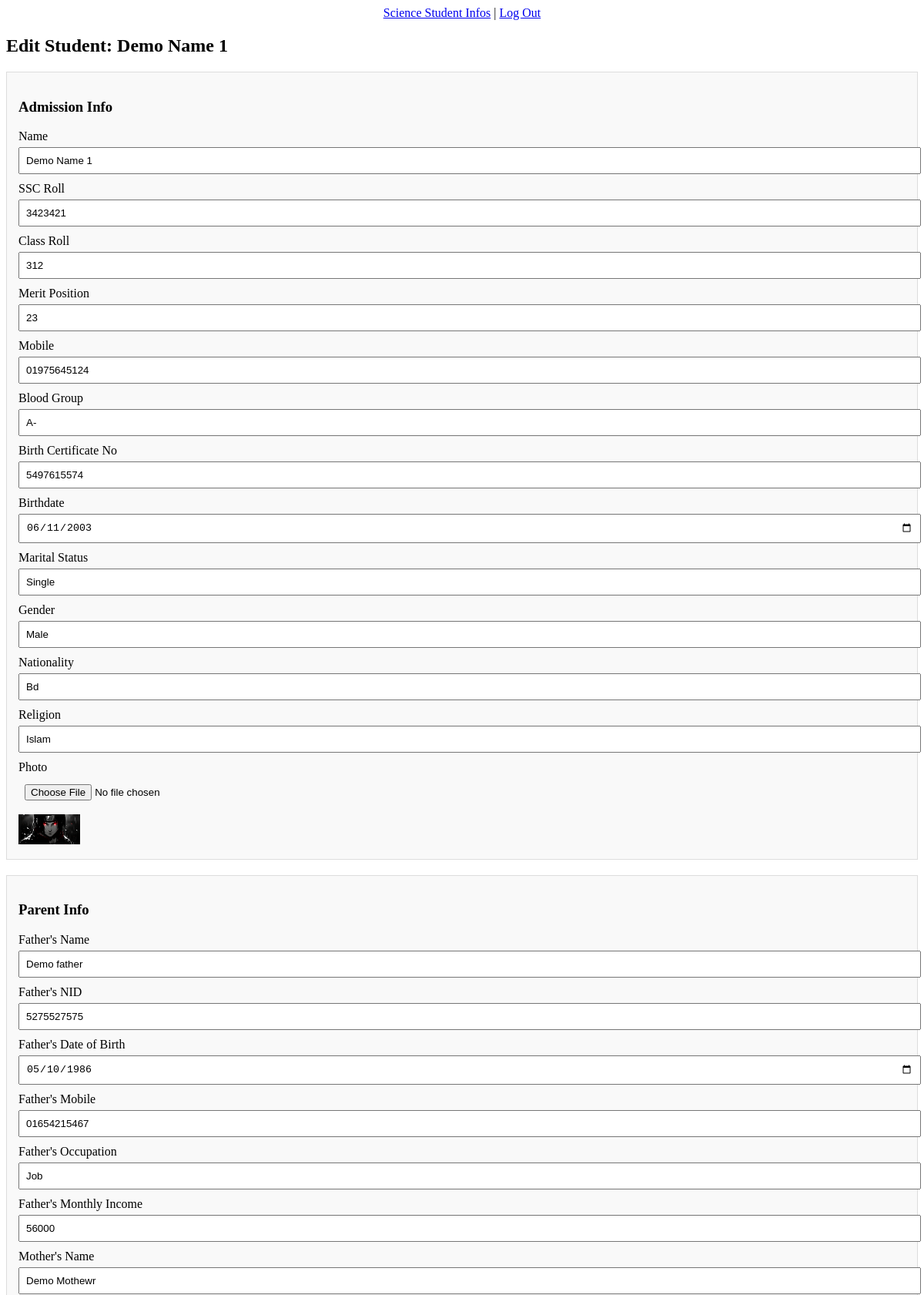
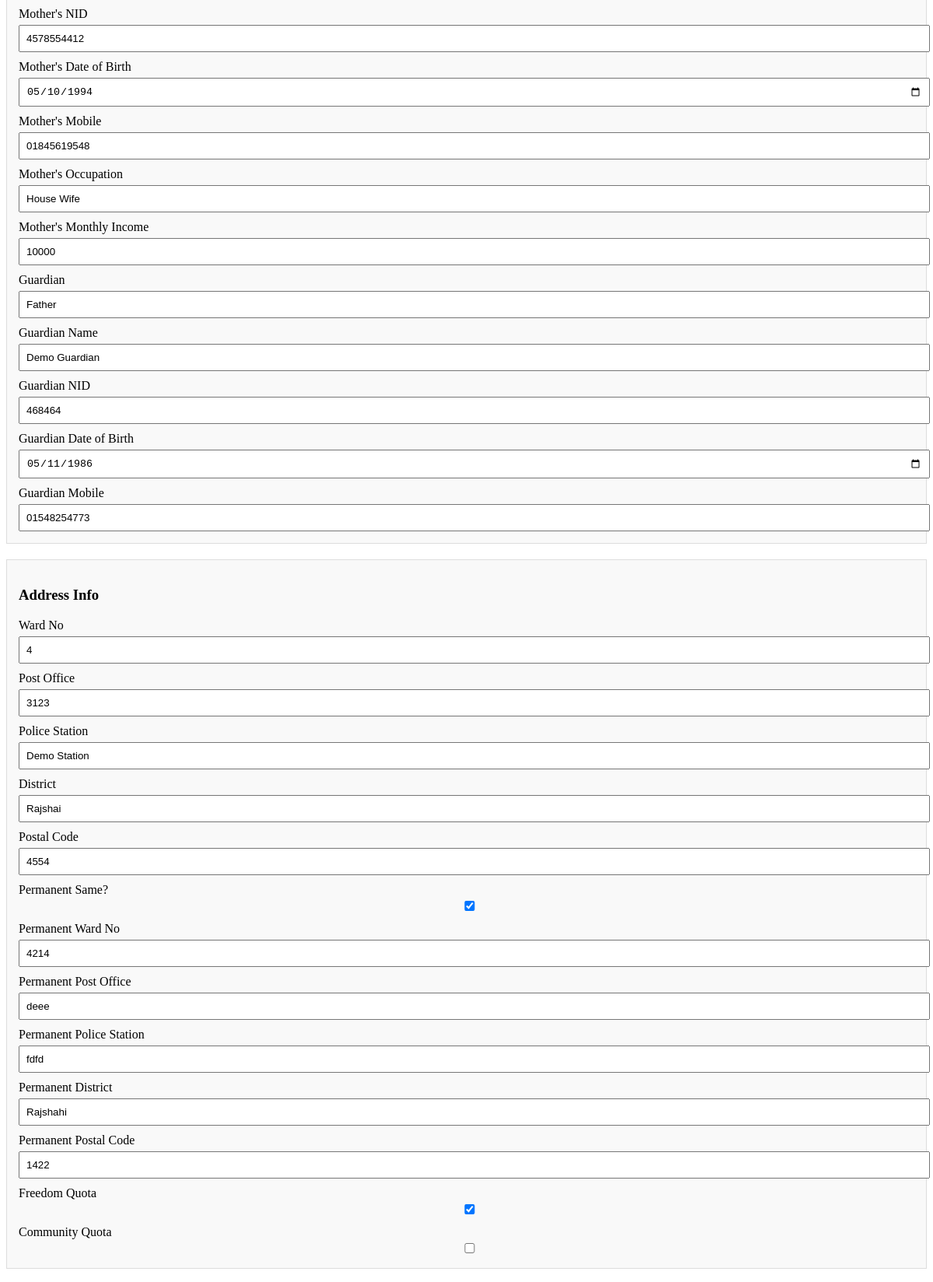
Screenshot of /student-infos/edit-student/2/ (upper part) with the database file from the repository (2 pictures, top to bottom).
### Admissions/models.py (models this page shows, shortened)
class HscAdmissionScience(models.Model):
    ssc_roll = models.IntegerField(unique=True)
    hsc_session = models.ForeignKey(HscSession, on_delete=models.CASCADE)
    class_roll = models.IntegerField(unique=True)
    merit_position = models.IntegerField()
    name = models.CharField(max_length=100)
    mobile = models.CharField(max_length=11, validators=[numeric_validator])
    blood_group = models.CharField(max_length=3, choices=[
        ('A+', 'A+'),
        ('A-', 'A-'),
        ('B+', 'B+'),
        ('B-', 'B-'),
        ('O+', 'O+'),
        ('O-', 'O-'),
        ('AB+', 'AB+'),
        ('AB-', 'AB-'),
    ])
    birth_certificate_no = models.CharField(max_length=50)
    birthdate = models.DateField()
    marital_status = models.CharField(max_length=10, choices=[
        ('Single', 'Single'),
        ('Married', 'Married'),
        ('Divorced', 'Divorced'),
    ])
    gender = models.CharField(max_length=10, choices=[
        ('Male', 'Male'),
        ('Female', 'Female'),
        ('Other', 'Other'),
    ])
    nationality = models.CharField(max_length=50)
    religion = models.CharField(max_length=20, choices=[
        ('Islam', 'Islam'),
        ('Hindu', 'Hindu'),
        ('Christian', 'Christian'),
        ('Buddhist', 'Buddhist'),
        ('Other', 'Other'),
    ])
    photo = models.ImageField(upload_to='hsc-science/')

class ParentInfo(models.Model):
    student = models.OneToOneField(HscAdmissionScience, on_delete=models.CASCADE, related_name='parent_info')
    fathers_name_english = models.CharField(max_length=100)
    fathers_nid = models.CharField(max_length=17, unique=True)
    fathers_date_of_birth = models.DateField()
    fathers_mobile = models.CharField(max_length=11, validators=[numeric_validator])
    father_occupation = models.CharField(max_length=50)
    fathers_monthly_income = models.IntegerField()
    mother_name_english = models.CharField(max_length=100)
    mothers_nid = models.CharField(max_length=17, unique=True)
    mothers_date_of_birth = models.DateField()
    mothers_mobile = models.CharField(max_length=11, validators=[numeric_validator])
    mother_occupation = models.CharField(max_length=50, blank=True)
    mothers_monthly_income = models.IntegerField()
    guardian = models.CharField(max_length=10, choices=[
        ('Father', 'Father'),
        ('Mother', 'Mother'),
        ('Other', 'Other'),
    ])
    guardian_name_english = models.CharField(max_length=100, null=True, blank=True)
    guardian_date_of_birth = models.DateField(null=True, blank=True)
    guardian_mobile = models.CharField(max_length=11, validators=[numeric_validator], null=True, blank=True)
    guardian_nid = models.CharField(max_length=17, unique=True, null=True, blank=True)

class Address(models.Model):
    student = models.OneToOneField(HscAdmissionScience, on_delete=models.CASCADE, related_name='address')
    wardNo = models.IntegerField(null=True, blank=True)
    postOffice = models.CharField(max_length=50, null=True, blank=True)
    policeStation = models.CharField(max_length=50, null=True, blank=True)
    district = models.CharField(max_length=50, null=True, blank=True)
    postal_code = models.IntegerField()
    permanent_address_same = models.BooleanField(default=False)
    permanent_wardNo = models.IntegerField(null=True, blank=True)
    permanent_postOffice = models.CharField(max_length=50, null=True, blank=True)
    permanent_policeStation = models.CharField(max_length=50, null=True, blank=True)
    permanent_district = models.CharField(max_length=50, null=True, blank=True)
    permanent_postal_code = models.IntegerField(null=True, blank=True)
    qouta_freedom = models.BooleanField(default=False)
    qouta_community = models.BooleanField(default=False)

### StudentsInfos/views.py (the view)
# urls.py: path('edit-student/<int:pk>/', views.editStudent, name='edit_student'),
def editStudent(request, pk):
    admission = get_object_or_404(HscAdmissionScience, pk=pk)
    return render(request, 'edit-student.html', {'student': admission})

### UserProfiles/context_processors.py (called while the page is built)
def institution_info(request):
    settings = SiteSettings.objects.first()
    return {
        'site_settings': settings
    }

### StudentsInfos/templates/edit-student.html (shortened to what this page needs)
<!DOCTYPE html>
<html lang="en">
<head>
</head>
<body>
<center>
    <a href="{% url 'science_students' %}">Science Student Infos</a> |
    <a href="{% url 'user_logout' %}">Log Out</a>
</center>
<h2>Edit Student: {{ student.name }}</h2>
<form method="post" enctype="multipart/form-data">
    <section>
        <h3>Admission Info</h3>
        <label>Name</label>
        <input type="text" name="name" value="{{ student.name }}">
        <label>SSC Roll</label>
        <input type="text" name="ssc_roll" value="{{ student.ssc_roll }}">
        <label>Class Roll</label>
        <input type="text" name="class_roll" value="{{ student.class_roll }}">
        <label>Merit Position</label>
        <input type="number" name="merit_position" value="{{ student.merit_position }}">
        <label>Mobile</label>
        <input type="text" name="mobile" value="{{ student.mobile }}">
        <label>Blood Group</label>
        <input type="text" name="blood_group" value="{{ student.blood_group }}">
        <label>Birth Certificate No</label>
        <input type="text" name="birth_certificate_no" value="{{ student.birth_certificate_no }}">
        <label>Birthdate</label>
        <input type="date" name="birthdate" value="{{ student.birthdate|date:'Y-m-d' }}">
        <label>Marital Status</label>
        <input type="text" name="marital_status" value="{{ student.marital_status }}">
        <label>Gender</label>
        <input type="text" name="gender" value="{{ student.gender }}">
        <label>Nationality</label>
        <input type="text" name="nationality" value="{{ student.nationality }}">
        <label>Religion</label>
        <input type="text" name="religion" value="{{ student.religion }}">
        <label>Photo</label>
        <input type="file" name="photo">
        {% if student.photo %}
        <br><img src="{{ student.photo.url }}" alt="Photo" style="width:80px; margin-top:10px;">
        {% endif %}
    </section>
    <section>
        <h3>Parent Info</h3>
        <label>Father's Name</label>
        <input type="text" name="fathers_name_english" value="{{ student.parent_info.fathers_name_english }}">
        <label>Father's NID</label>
        <input type="text" name="fathers_nid" value="{{ student.parent_info.fathers_nid }}">
        <label>Father's Date of Birth</label>
        <input type="date" name="fathers_date_of_birth" value="{{ student.parent_info.fathers_date_of_birth|date:'Y-m-d' }}">
        <label>Father's Mobile</label>
        <input type="text" name="fathers_mobile" value="{{ student.parent_info.fathers_mobile }}">
        <label>Father's Occupation</label>
        <input type="text" name="father_occupation" value="{{ student.parent_info.father_occupation }}">
        <label>Father's Monthly Income</label>
        <input type="number" step="any" name="fathers_monthly_income" value="{{ student.parent_info.fathers_monthly_income }}">
        <label>Mother's Name</label>
        <input type="text" name="mother_name_english" value="{{ student.parent_info.mother_name_english }}">
        <label>Mother's NID</label>
        <input type="text" name="mothers_nid" value="{{ student.parent_info.mothers_nid }}">
        <label>Mother's Date of Birth</label>
        <input type="date" name="mothers_date_of_birth" value="{{ student.parent_info.mothers_date_of_birth|date:'Y-m-d' }}">
        <label>Mother's Mobile</label>
        <input type="text" name="mothers_mobile" value="{{ student.parent_info.mothers_mobile }}">
        <label>Mother's Occupation</label>
        <input type="text" name="mother_occupation" value="{{ student.parent_info.mother_occupation }}">
        <label>Mother's Monthly Income</label>
        <input type="number" step="any" name="mothers_monthly_income" value="{{ student.parent_info.mothers_monthly_income }}">
        <label>Guardian</label>
        <input type="text" name="guardian" value="{{ student.parent_info.guardian }}">
        <label>Guardian Name</label>
        <input type="text" name="guardian_name_english" value="{{ student.parent_info.guardian_name_english }}">
        <label>Guardian NID</label>
        <input type="text" name="guardian_nid" value="{{ student.parent_info.guardian_nid }}">
        <label>Guardian Date of Birth</label>
        <input type="date" name="guardian_date_of_birth" value="{{ student.parent_info.guardian_date_of_birth|date:'Y-m-d' }}">
        <label>Guardian Mobile</label>
        <input type="text" name="guardian_mobile" value="{{ student.parent_info.guardian_mobile }}">
    </section>
    <section>
        <h3>Address Info</h3>
        <label>Ward No</label>
        <input type="text" name="wardNo" value="{{ student.address.wardNo }}">
        <label>Post Office</label>
        <input type="text" name="postOffice" value="{{ student.address.postOffice }}">
        <label>Police Station</label>
        <input type="text" name="policeStation" value="{{ student.address.policeStation }}">
        <label>District</label>
        <input type="text" name="district" value="{{ student.address.district }}">
        <label>Postal Code</label>
        <input type="text" name="postal_code" value="{{ student.address.postal_code }}">
        <label>Permanent Same?</label>
        <input type="checkbox" name="permanent_address_same" {% if student.address.permanent_address_same %}checked{% endif %}>
        <label>Permanent Ward No</label>
        <input type="text" name="permanent_wardNo" value="{{ student.address.permanent_wardNo }}">
        <label>Permanent Post Office</label>
        <input type="text" name="permanent_postOffice" value="{{ student.address.permanent_postOffice }}">
        <label>Permanent Police Station</label>
        <input type="text" name="permanent_policeStation" value="{{ student.address.permanent_policeStation }}">
        <label>Permanent District</label>
        <input type="text" name="permanent_district" value="{{ student.address.permanent_district }}">
        <label>Permanent Postal Code</label>
        <input type="text" name="permanent_postal_code" value="{{ student.address.permanent_postal_code }}">
        <label>Freedom Quota</label>
        <input type="checkbox" name="qouta_freedom" {% if student.address.qouta_freedom %}checked{% endif %}>
        <label>Community Quota</label>
        <input type="checkbox" name="qouta_community" {% if student.address.qouta_community %}checked{% endif %}>
    </section>
</form>
</body>
</html>

### StudentsInfos/templates/edit-student.html (style rules this page uses)
form section { border: 1px solid #ddd; margin-bottom: 20px; padding: 15px; background: #f9f9f9; }
label { display: block; margin-top: 10px; }
input, select, textarea { width: 100%; padding: 8px; margin-top: 5px; }

### rows the page displays
HscAdmissionScience: name "Demo Name 1", ssc_roll "3423421", class_roll "312", merit_position "23", mobile "01975645124", blood_group "A-", birth_certificate_no "5497615574", birthdate "06/11/2003", marital_status "Single", gender "Male", nationality "Bd", religion "Islam", photo (picture), fathers_name_english "Demo father", fathers_nid "5275527575", fathers_date_of_birth "05/10/1986", fathers_mobile "01654215467", father_occupation "Job", fathers_monthly_income "56000", mother_name_english "Demo Mothewr", mothers_nid "4578554412", mothers_date_of_birth "05/10/1994", mothers_mobile "01845619548", mother_occupation "House Wife", mothers_monthly_income "10000", guardian "Father", guardian_name_english "Demo Guardian", guardian_nid "468464", guardian_date_of_birth "05/11/1986", guardian_mobile "01548254773", wardNo "4", postOffice "3123", policeStation "Demo Station", district "Rajshai", postal_code "4554", permanent_address_same "☑", permanent_wardNo "4214", permanent_postOffice "deee", permanent_policeStation "fdfd", permanent_district "Rajshahi", permanent_postal_code "1422", qouta_freedom "☑"
